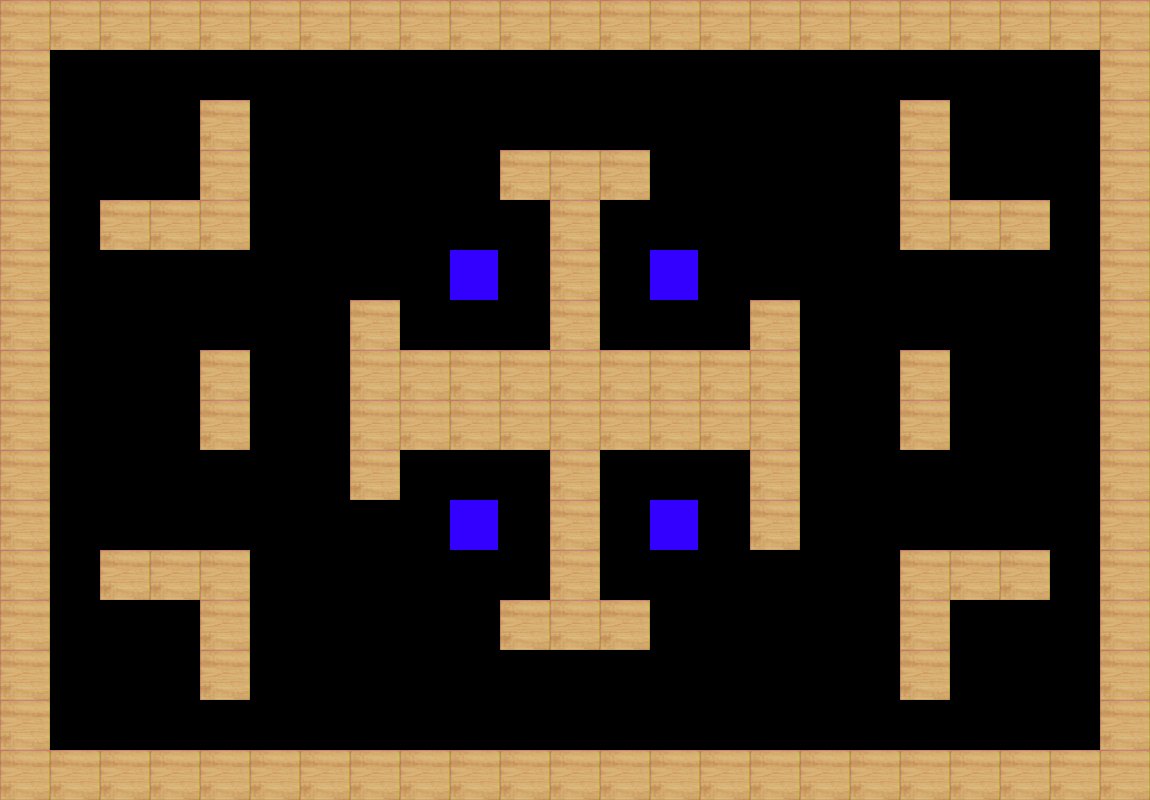

This is a level from a 2D game, rendered from its Tiled map with the project's own tilesets. A one-line summary and the complete map file follow:
An orthogonal 23x16 tile map with 50x50 px tiles, 1 tile layer (Calque de Tuiles 1).

<map version="1.10" tiledversion="1.11.0" orientation="orthogonal" renderorder="right-down" width="23" height="16" tilewidth="50" tileheight="50" infinite="0" nextlayerid="2" nextobjectid="1">
 <editorsettings>
  <export target="4Joueurs-Niveau4.json" format="json" />
 </editorsettings>
 <tileset firstgid="1" source="wii tanks.tsx" />
 <layer id="1" name="Calque de Tuiles 1" width="23" height="16">
  <data encoding="csv">
1,1,1,1,1,1,1,1,1,1,1,1,1,1,1,1,1,1,1,1,1,1,1,
1,10,10,10,10,10,10,10,10,10,10,10,10,10,10,10,10,10,10,10,10,10,1,
1,10,10,10,1,10,10,10,10,10,10,10,10,10,10,10,10,10,1,10,10,10,1,
1,10,10,10,1,10,10,10,10,10,1,1,1,10,10,10,10,10,1,10,10,10,1,
1,10,1,1,1,10,10,10,10,10,10,1,10,10,10,10,10,10,1,1,1,10,1,
1,10,10,10,10,10,10,10,10,3,10,1,10,3,10,10,10,10,10,10,10,10,1,
1,10,10,10,10,10,10,1,10,10,10,1,10,10,10,1,10,10,10,10,10,10,1,
1,10,10,10,1,10,10,1,1,1,1,1,1,1,1,1,10,10,1,10,10,10,1,
1,10,10,10,1,10,10,1,1,1,1,1,1,1,1,1,10,10,1,10,10,10,1,
1,10,10,10,10,10,10,1,10,10,10,1,10,10,10,1,10,10,10,10,10,10,1,
1,10,10,10,10,10,10,10,10,3,10,1,10,3,10,1,10,10,10,10,10,10,1,
1,10,1,1,1,10,10,10,10,10,10,1,10,10,10,10,10,10,1,1,1,10,1,
1,10,10,10,1,10,10,10,10,10,1,1,1,10,10,10,10,10,1,10,10,10,1,
1,10,10,10,1,10,10,10,10,10,10,10,10,10,10,10,10,10,1,10,10,10,1,
1,10,10,10,10,10,10,10,10,10,10,10,10,10,10,10,10,10,10,10,10,10,1,
1,1,1,1,1,1,1,1,1,1,1,1,1,1,1,1,1,1,1,1,1,1,1
</data>
 </layer>
</map>
